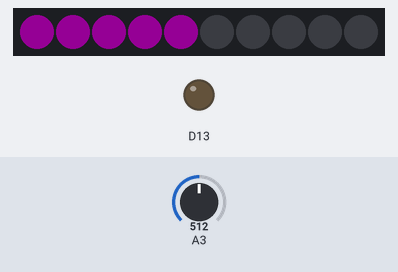
The sketch below on a simulated Adafruit Circuit Playground Express. Parts: 10 RGB LEDs in strip order, left to right, output pins drawn as LEDs (lit = HIGH). Inputs (shaded band) come from the test bench; at power-on: A3 = 512. Dim RGB values are drawn brighter than linear.

Above: at 1.2 s.
1.3 s: A3 set to 111
At 1.9 s:
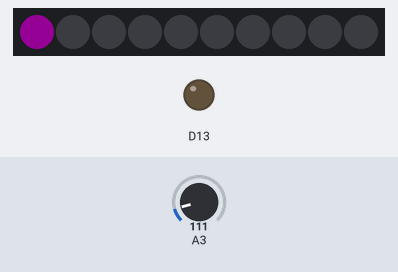
2.8 s: A3 set to 96
At 3.5 s:
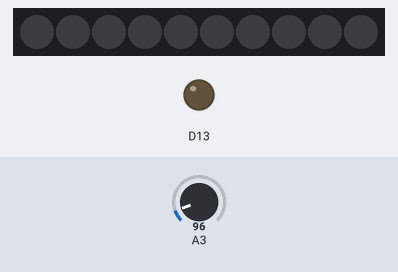
4.3 s: A3 set to 1023
At 5.0 s:
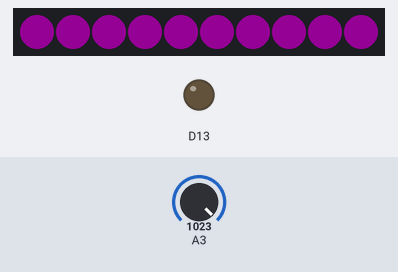
5.8 s: A3 set to 1007
At 7.0 s:
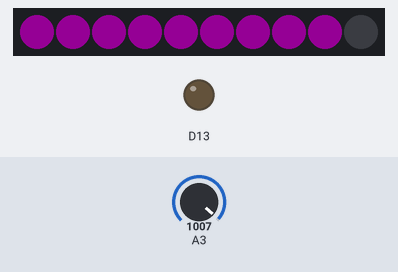
7.3 s: A3 set to 0
At 7.7 s:
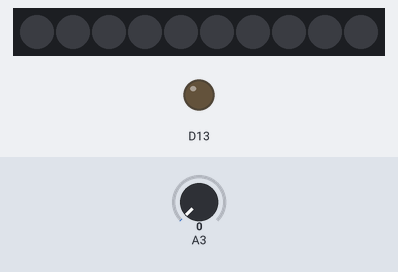
Timing chart, 0 to 9.8 s (numbered marks = the images above; inputs shaded):
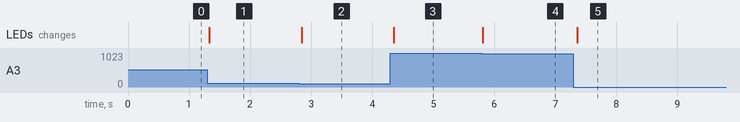

The sketch:

neopixel_fun.ino
```cpp
// Project 6: Part 4.a.III "Neopixel Fun"

// The purpose of this project was to use a potentiometer to control how many NeoPixels
// light up on the Circuit Playground.

// Group Members: Josh Wild, Dayne Newman
// Group Number: 14 (not sure this is what the bottom of the breadboard said)
// Date: 3/31/2025
// Code written by: Both team members

#include <Adafruit_CircuitPlayground.h>

uint16_t value; //input value from potentiometer
uint8_t pixels; //determines how many pixels light up

///////////////////////////////////////////////////////////////////////////////
void setup() {
  Serial.begin(9600);
  CircuitPlayground.begin();
}

///////////////////////////////////////////////////////////////////////////////
void loop() {
  value = analogRead(3); //reading input from potentiometer
  pixels = map(value, 0, 1023, 0, 10); //mapping value to range for number of NeoPixels

  CircuitPlayground.clearPixels(); //turning off all pixels
  for (int p=0; p<pixels; p++) { //looping through and lighting up the number of pixels
    CircuitPlayground.setPixelColor(p, 0xFF00FF);
  }
  delay(100); //wait 100ms
}
```

Measured:
- the behaviour switches between 103 and 102 on A3 (found by bisection; images 1 and 2)
- the behaviour switches between 1023 and 1022 on A3 (found by bisection; images 3 and 4)
- after the input at 1.3 s, the LEDs: change at once (image 1)
- after the input at 2.8 s, the LEDs: change at once (image 2)
- after the input at 4.3 s, the LEDs: change after 0.05 s (image 3)
- after the input at 5.8 s, the LEDs: change at once (image 4)
- after the input at 7.3 s, the LEDs: change after 0.06 s (image 5)
